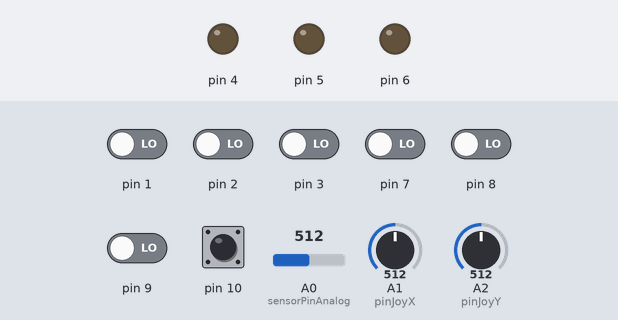
Bench run of a program on a simulated Arduino Nano, built with avr-gcc and run on an emulated ATmega328P. Parts: output pins drawn as LEDs (lit = HIGH). Inputs (shaded band) come from the test bench; at power-on: pin 10 HIGH, pin 1–3, pin 7–9 LOW, A0 (sensorPinAnalog) = 512, A1 (pinJoyX) = 512, A2 (pinJoyY) = 512.

Above: at 1.2 s.
1.3 s: pin 7 driven HIGH
At 2.4 s:
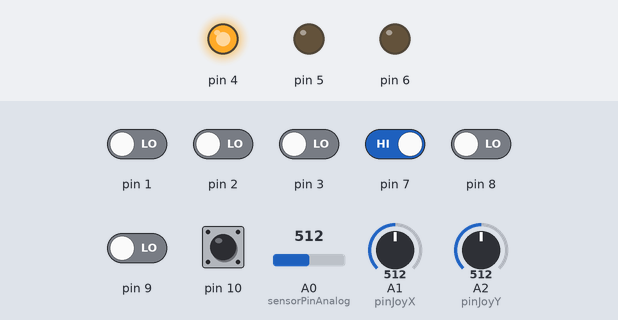
2.9 s: pin 8 driven HIGH
At 3.5 s:
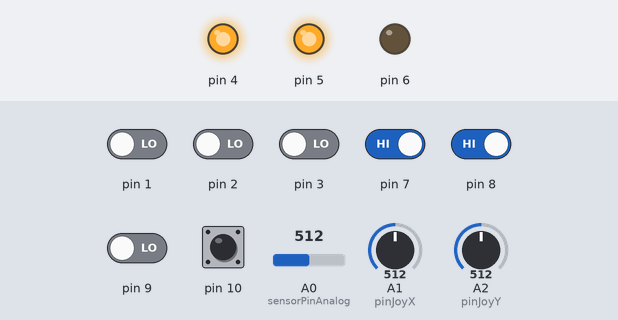
4.5 s: pin 9 driven HIGH
At 5.8 s:
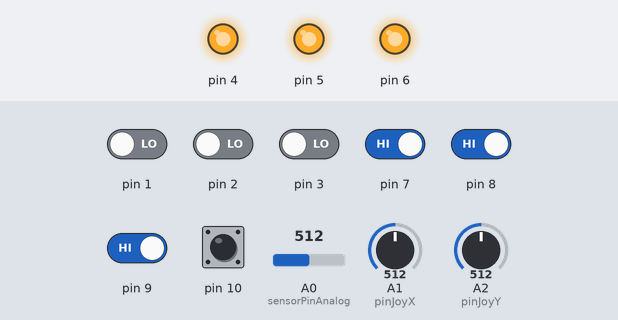
6.1 s: pin 7 driven LOW
At 6.6 s:
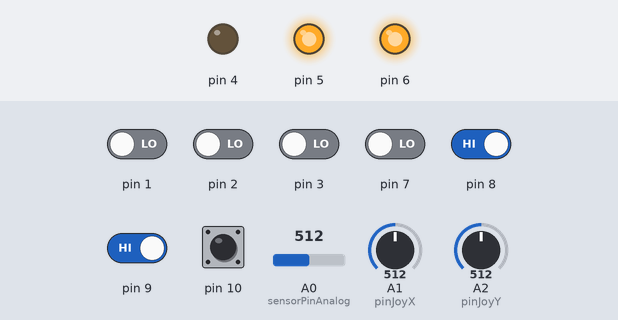
7.6 s: pin 8 driven LOW
At 8.9 s:
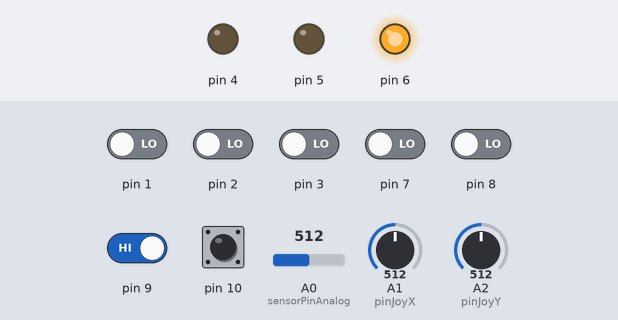
9.2 s: pin 7 driven HIGH
At 10.0 s:
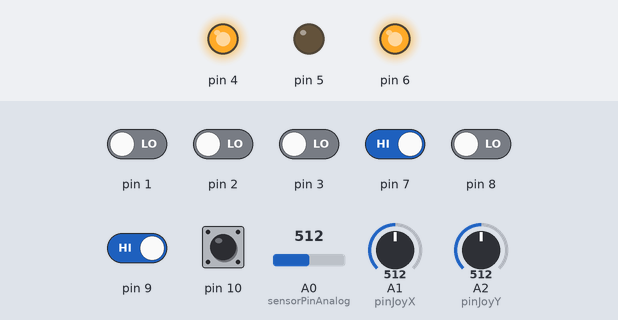
Timing chart, 0 to 11.8 s (numbered marks = the images above; inputs shaded):
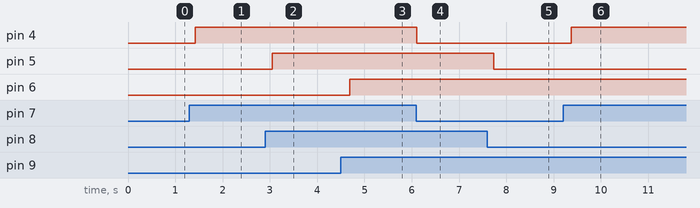

Measured:
- after the input at 1.3 s, pin 4: LOW → HIGH after 0.13 s
- after the input at 2.9 s, pin 5: LOW → HIGH after 0.16 s
- after the input at 4.5 s, pin 6: LOW → HIGH after 0.18 s
- after the input at 6.1 s, pin 4: HIGH → LOW at once
- after the input at 7.6 s, pin 5: HIGH → LOW after 0.14 s
- after the input at 9.2 s, pin 4: LOW → HIGH after 0.17 s

The program:

main.cpp
```cpp
#include <Arduino.h>
#include <Obstaculo.h>
#include <Temperatura.h>
#include <Relay.h>
#include <Pir.h>
#include <JoyStick.h>

Obstaculo sensorEntrada(1);
Obstaculo sensorPatio(2);
Temperatura aireAcondicionado(3);
Relay luzHabitacion(4);
Relay luzCocina(5);
Relay luzSala(6);
Pir sensorLuzHabitacion(7);
Pir sensorLuzCocina(8);
Pir sensorLuzSala(9);
JoyStick aspiradora(10);

void setup()
{
  // put your setup code here, to run once:
  sensorEntrada.init();
  sensorPatio.init();
  aireAcondicionado.init();
  luzHabitacion.init();
  luzCocina.init();
  luzSala.init();
  sensorLuzHabitacion.init();
  sensorLuzCocina.init();
  sensorLuzSala.init();
  aspiradora.init();

}

void loop()
{
  // put your main code here, to run repeatedly:
  Serial.println("Sensor Puerta Entrada: " + sensorEntrada.read());
  Serial.println("Sensor Puerta Patio: " + sensorEntrada.read());
  Serial.println("Aire Acondicionado: " + aireAcondicionado.read());
  Serial.println("Luz Habitación: " + luzHabitacion.estado());
  Serial.println("Luz Cocina: " + luzCocina.estado());
  Serial.println("Luz Sala: " + luzSala.estado());
  Serial.println("Sensor Luz Habitación: " + sensorLuzHabitacion.read());
  Serial.println("Sensor Luz Cocina: " + sensorLuzCocina.read());
  Serial.println("Sensor Luz Sala: " + sensorLuzSala.read());
  Serial.println("Aspiradora X: " + aspiradora.readX());
  Serial.println(" Aspiradora Y: "+aspiradora.readY());
  Serial.println(" Aspiradora boton: "+aspiradora.readButton());

  if (sensorEntrada.read() == 0){
    Serial.println(" Hay alguien o algo en la entrada");
  }
  if (sensorPatio.read() == 0){
    Serial.println(" Hay alguien o algo en la puerta del patio");
  }
  if (aireAcondicionado.read() > 40){
    Serial.println("Alerta la temperatura es muy alta");
  }else if(aireAcondicionado.read() < 5){
    Serial.println("Alerta la temperatura es muy baja");
  }
  if (sensorLuzHabitacion.read()==1){
    luzHabitacion.activar();
  }else{
    luzHabitacion.desactivar();
  }
  if (sensorLuzCocina.read()==1){
    luzCocina.activar();
  }else{
    luzCocina.desactivar();
  }
  if (sensorLuzSala.read()==1){
    luzSala.activar();
  }else{
    luzSala.desactivar();
  }
  if ( aspiradora.readButton()){
    Serial.println("La aspiradora esta encendida");
  }
}
```

JoyStick.cpp
```cpp
#include <Arduino.h>
#include <JoyStick.h>

JoyStick::JoyStick(byte pinJoyButton)
{
    this->pinJoyX = A1;
    this->pinJoyY = A2;
    this->pinJoyButton = pinJoyButton;
}

void JoyStick::init()
{
    pinMode(A1, INPUT);
    pinMode(A2, INPUT);
    pinMode(pinJoyButton,INPUT_PULLUP);
}

int JoyStick::readX()
{
    int Xvalue = analogRead(pinJoyX);
    delay(100);                 //es necesaria una pequeña pausa entre lecturas analógicas
    return Xvalue;
}

int JoyStick::readY()
{
    int Yvalue = analogRead(pinJoyY);
    delay(100);                 //es necesaria una pequeña pausa entre lecturas analógicas
    return Yvalue;
}

bool JoyStick::readButton()
{
    bool buttonValue = digitalRead(pinJoyButton);
    return buttonValue;
}
```

JoyStick.h
```cpp
#ifndef JOYSTICK_H
#define JOYSTICK_H
#include <Arduino.h>
class JoyStick
{
    private:
        byte pinJoyX;
        byte pinJoyY;
        byte pinJoyButton;
    public:
        JoyStick(byte sensorPinDigital);
        void init();
        int readX();
        int readY();
        bool readButton();
};
#endif
```

Obstaculo.cpp
```cpp
#include <Arduino.h>
#include <Obstaculo.h>

Obstaculo::Obstaculo(byte sensor)
{
    this->sensor = sensor;
}

void Obstaculo::init()
{
    pinMode(sensor, INPUT);
}

int Obstaculo::read()
{
    int valor;
    valor = digitalRead(sensor);
    return(valor);
}
```

Obstaculo.h
```cpp
#ifndef OBSTACULO_H
#define OBSTACULO_H
#include <Arduino.h>
class Obstaculo
{
    private:
    byte sensor;
    boolean presencia;
    public:
        Obstaculo(byte sensor);
        void init();
        int read();
};
#endif
```

Pir.cpp
```cpp
#include <Arduino.h>
#include <Pir.h>

Pir::Pir(byte sensor)
{
    this->sensor = sensor;
}

void Pir::init()
{
    pinMode(sensor, INPUT);
}

int Pir::read()
{
    int valor;
    valor = digitalRead(sensor);
    return(valor);
}
```

Pir.h
```cpp
#ifndef PIR_H
#define PIR_H
#include <Arduino.h>
class Pir
{
    private:
        byte sensor;
        boolean presencia;
    public:
        Pir(byte sensor);
        void init();
        int read();
};
#endif
```

Relay.cpp
```cpp
#include <Arduino.h>
#include <Relay.h>

Relay::Relay(byte sensor)
{
    this->sensor = sensor;
    this->encendido = false;
}

void Relay::init()
{
    pinMode(sensor, OUTPUT);
}

void Relay::activar()
{


    digitalWrite(sensor,HIGH);
    this->encendido = true;

}

void Relay::desactivar(){

    digitalWrite(sensor,LOW);
    this->encendido = false;
}

bool Relay::estado()
{
    return this->encendido;
}
```

Relay.h
```cpp
#ifndef RELAY_H
#define RELAY_H
#include <Arduino.h>
class Relay
{
    private:
    byte sensor;
    bool encendido;
    public:
        Relay(byte sensor);
        void init();
        void activar();
        void desactivar();
        bool estado();
};
#endif
```

Temperatura.cpp
```cpp
#include <Arduino.h>
#include <Temperatura.h>

Temperatura::Temperatura(byte sensorPinDigital)
{
    this->sensorPinDigital = sensorPinDigital;
    this->sensorPinAnalog = A0;
}

void Temperatura::init()
{
    pinMode(sensorPinDigital, INPUT);
    pinMode(A0, OUTPUT);
}

int Temperatura::read()
{
    int digitalVal = digitalRead(sensorPinDigital);
    // Read the analog interface
    int analogVal = analogRead(A0);
    Serial.println(analogVal); // print analog value to serial
    return digitalVal;
}
```

Temperatura.h
```cpp
//Aquí definiciones
#ifndef TEMPERATURA_H
#define TEMPERATURA_H
#include <Arduino.h>
class Temperatura
{
    private:
        byte sensorPinDigital;
        byte sensorPinAnalog;
        boolean presencia;
    public:
        Temperatura(byte sensorPinDigital);
        void init();
        int read();
};
#endif
```
